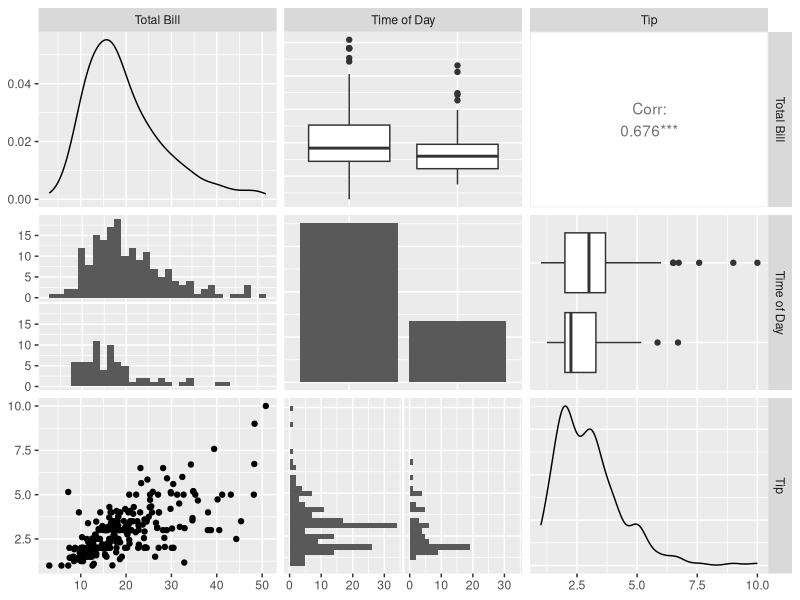
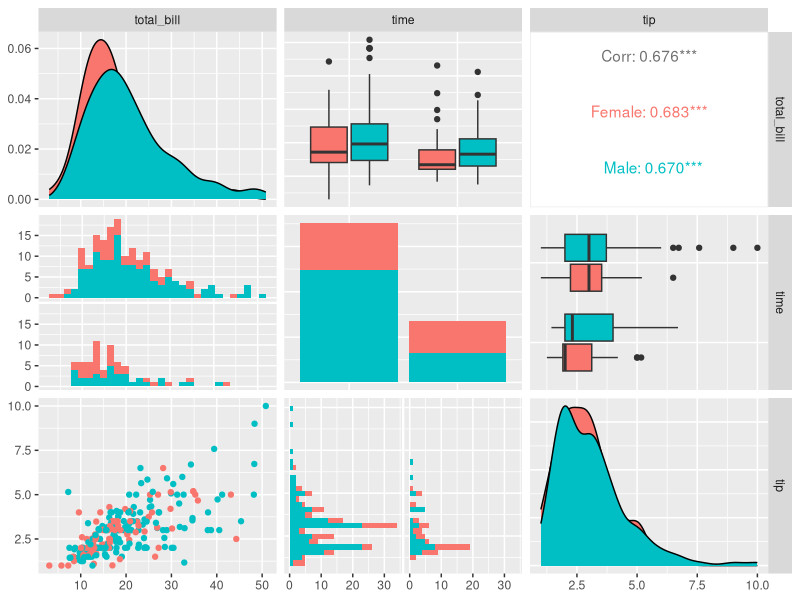
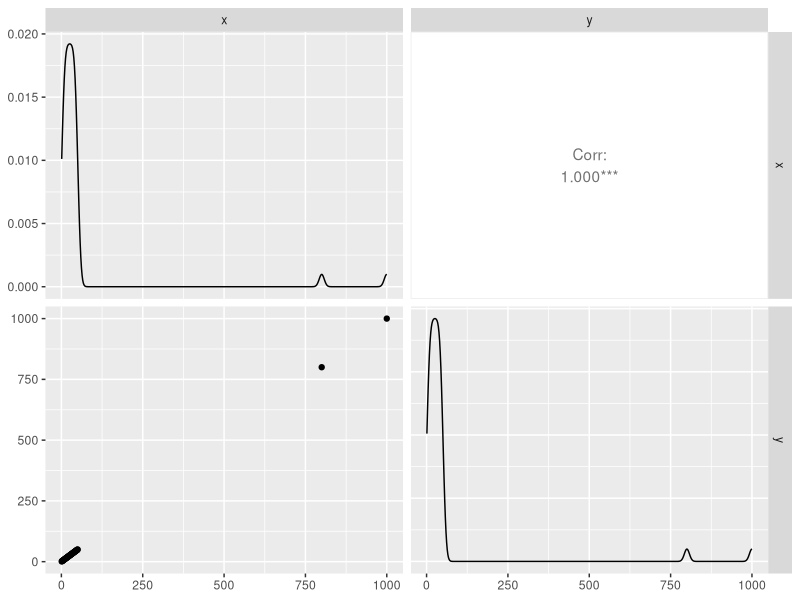
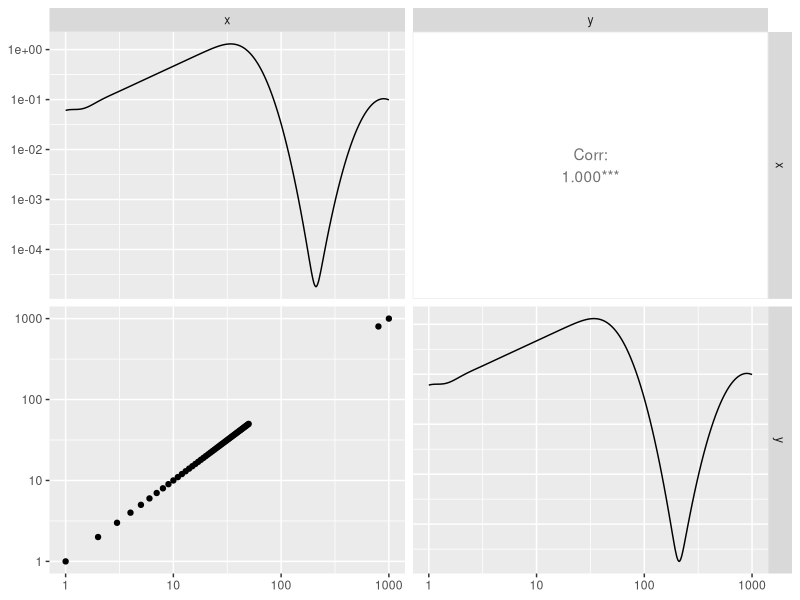
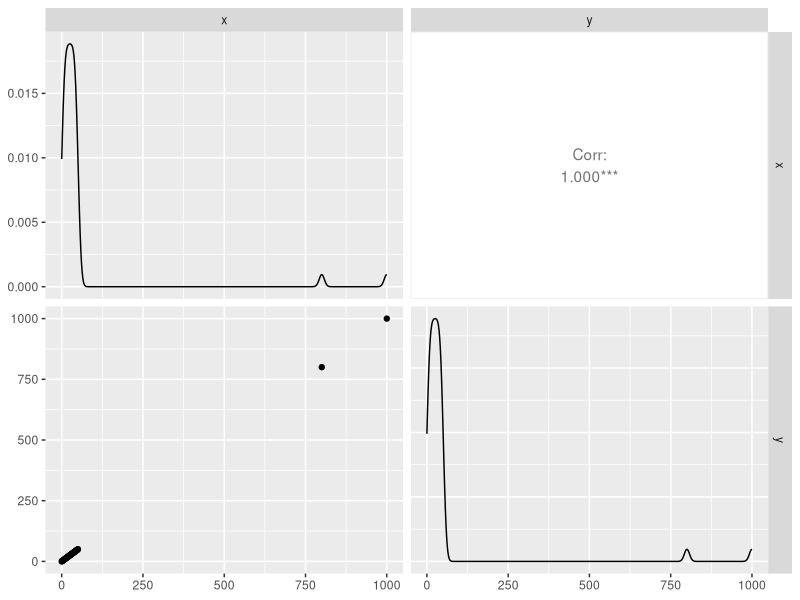
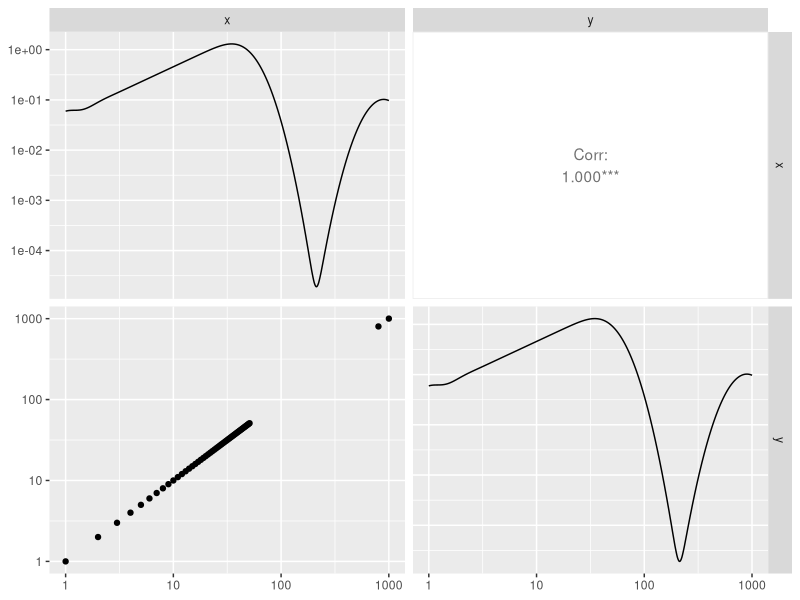

Recreate these plots in R, in order.
## ---- chunk 1
knitr::opts_chunk$set(echo = TRUE)
library(tidyverse)
library(GGally)

# example data. 244 rows, 7 columns: total_bill  tip    sex smoker day   time size
data(tips)

tips %>% summary()
## ---- chunk 2
pm <- ggpairs(tips, columns = c("total_bill", "time", "tip"), 
              columnLabels = c("Total Bill", "Time of Day", "Tip"))
pm
## ---- chunk 3
pm <- ggpairs(tips, mapping = aes(color = sex), columns = c("total_bill", "time", "tip"))
pm
## ---- chunk 4
df_noZeros <- data.frame(x=c(1:50,800,1000), 
                         y=c(1:50,800,1000))
ggpairs(df_noZeros)
## ---- chunk 5
ggpairs(df_noZeros) +
    scale_x_log10() +
    scale_y_log10()
## ---- chunk 6
df_zeros <- data.frame(x=c(0:50,800,1000), 
                         y=c(0:50,800,1000))
ggpairs(df_zeros)
## ---- chunk 7
df_zeros %>% 
    mutate(across(
        .cols=x:y,
        .fns = function(myNums) { myNums+1 } )
        ) %>% 
ggpairs() +
    scale_x_log10() +
    scale_y_log10()
